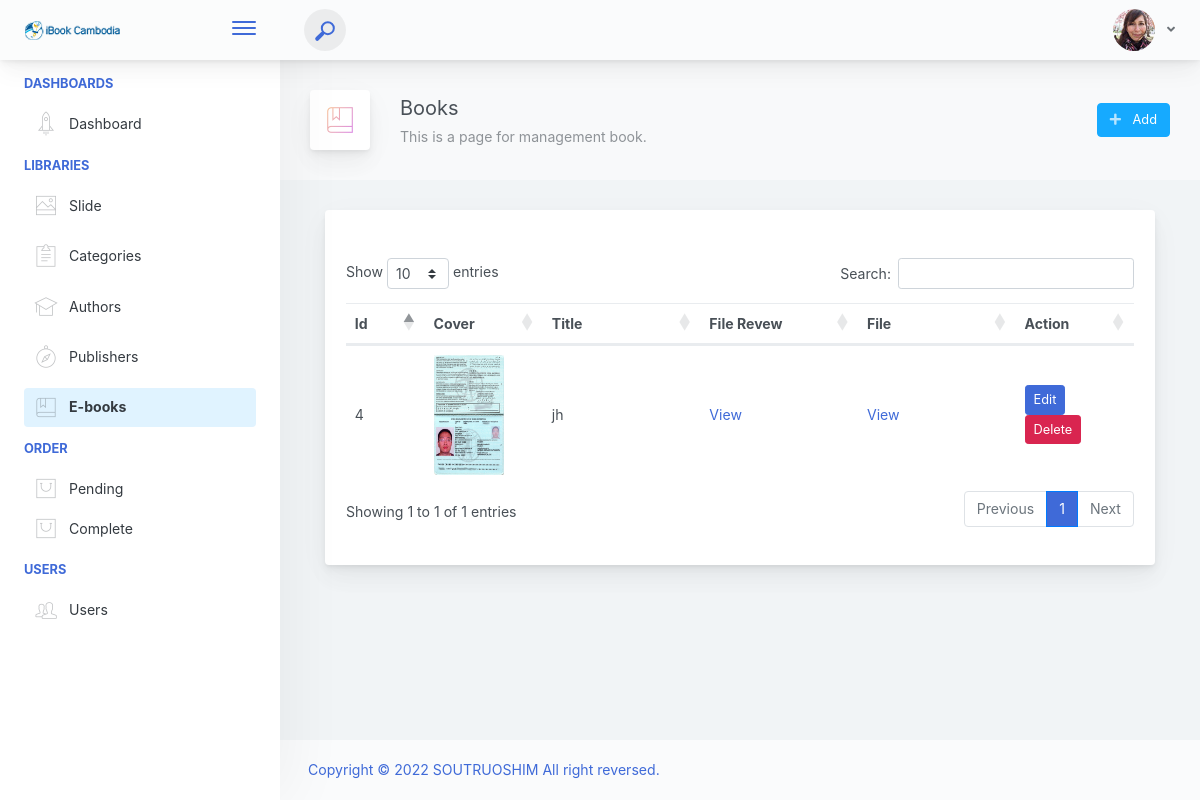
The page /admin/book/books.php on the database as committed earlier.
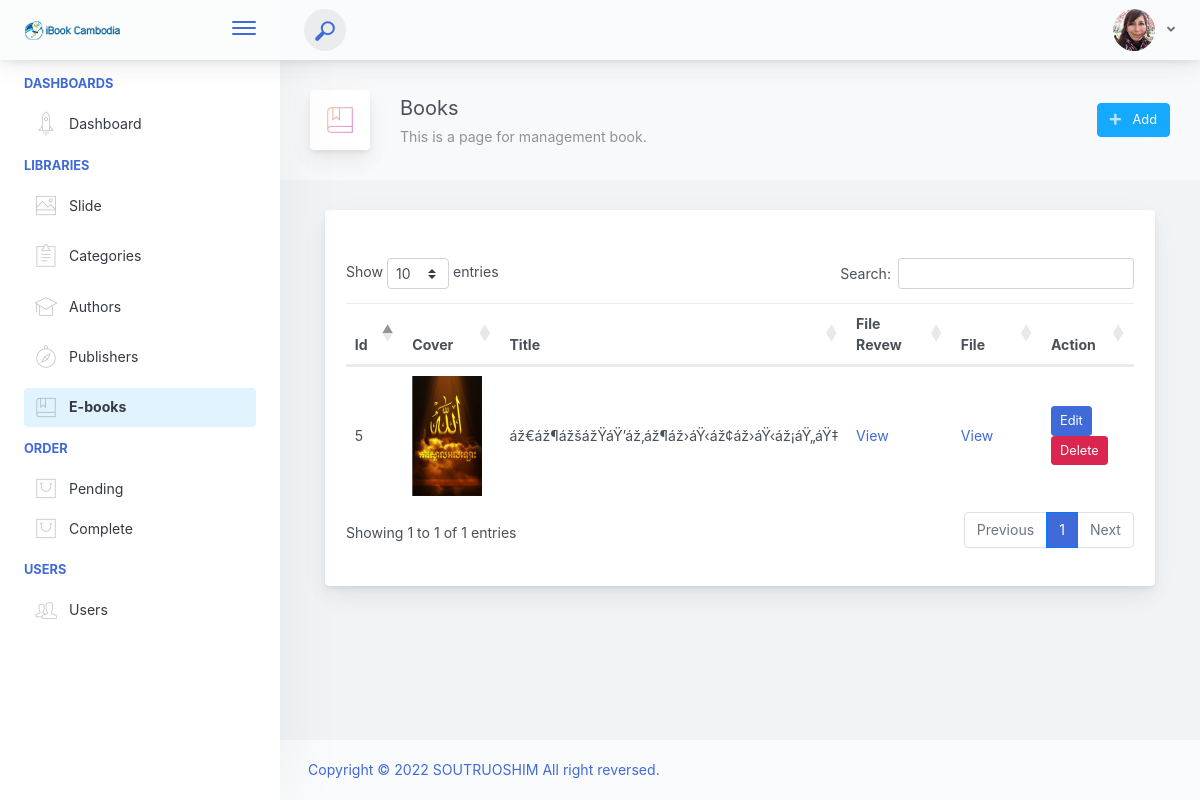
The same page on the database as committed later.
### tables this page shows
CREATE TABLE IF NOT EXISTS `books` (
  `id` bigint(20) UNSIGNED NOT NULL AUTO_INCREMENT,
  `author_id` int(200) DEFAULT NULL,
  `title` varchar(200) DEFAULT NULL,
  `ISBN` varchar(191) DEFAULT NULL,
  `category_id` varchar(191) DEFAULT NULL,
  `publisher_id` int(11) DEFAULT NULL,
  `publish_year` longtext,
  `price` double DEFAULT NULL,
  `image` varchar(191) DEFAULT NULL,
  `size` float DEFAULT NULL,
  `page` int(11) DEFAULT NULL,
  `book_file_review` varchar(200) DEFAULT NULL,
  `book_file` varchar(191) DEFAULT NULL,
  `detail` text,
  `created_at` timestamp NULL DEFAULT CURRENT_TIMESTAMP,
  `updated_at` timestamp NULL DEFAULT NULL,
  PRIMARY KEY (`id`)
);

### objects/book.php (called while the page is built, shortened)
<?php
class Book
{
    private $conn;
    private $table_name = "books";
    public function __construct($db)
    {
        $this->conn = $db;
    }
    public function readAll()
    {
        $query = "SELECT
                *
            FROM
                " . $this->table_name . "
            ORDER BY
                id DESC";
        $stmt = $this->conn->prepare($query);
        $stmt->execute();
        return $stmt;
    }
}

### admin/book/books.php (the view, shortened to what this page needs)
<?php
   include("../inc/header.php");
    include(__DIR__ . "/../../objects/book.php");
?>
<div class="app-page-title">
    <div class="page-title-wrapper">
        <div class="page-title-heading">
            <div class="page-title-icon">
                <i class="pe-7s-notebook icon-gradient bg-mean-fruit">
                </i>
            </div>
            <div>Books
                <div class="page-title-subheading">This is a page for management book.
                </div>
            </div>
        </div>
        <div class="page-title-actions">
            <div class="d-inline-block dropdown">
                <a type="button" class="btn-shadow btn btn-info" href="../book/add_book.php" >
                    <span class="btn-icon-wrapper pr-2 opacity-7">
                        <i class="fa fa-plus fa-w-20"></i>
                    </span>
                    Add
                </a>
            </div>
        </div>
    </div>
</div>
            <div class="content-wrap">
                <div class="container-fluid">
                <div class="main-card mb-3 card">
                 <div class="card-body"><h5 class="card-title"></h5>
                <div class="row">
                        <div class="col-md-12 p-3">
                            <table class="table" id="tbl_book">
                                <thead>
                                    <tr>
                                        <th scope="col" width = "10%">Id</th>
                                        <th scope="col" width = "15%">Cover</th>
                                        <th scope="col" width = "20%">Title</th>
                                        <th scope="col" width = "20%">File Revew</th>
                                        <th scope="col" width = "20%">File</th>
                                        <th scope="col" width = "15%">Action</th>
                                    </tr>
                                </thead>
                                <tbody>
                                    <?php
                                       $database = new Database();
                                       $db = $database->getConnection();
                                       $book = new Book($db);
                                       $stmt = $book->readAll();
                                    ?>
                                    <?php while ($row = $stmt->fetch(PDO::FETCH_ASSOC)) {
                                        $id = $row['id']; ?>
                                        <tr>
                                            <td><?php echo $row['id']; ?></td>
                                            <td><img src="<?= '../../upload/images/book/'.$row['image'] ?>" width="70" height="120"/> </td>
                                            <td><?php echo $row['title']; ?></td>
                                            <td><a href="<?= '../../upload/file/book_file_review/'.$row['book_file_review'] ?>">View</a></td>
                                            <td><a href="<?= '../../upload/file/book_file/'.$row['book_file'] ?>">View</a></td>
                                            <td>
                                                <form method="POST" action="queries/delete_book.php">
                                                    <a href="edit_book.php?id=<?php echo $row['id']; ?>" type="button" class="btn btn-primary btn-sm">Edit</a>
                                                    <a delete-id='<?= $id ?>' class='btn btn-danger text-white btn-sm delete-object' type="button">Delete</a>
                                                </form>
                                            </td>
                                        </tr>
                                    <?php } ?>
                              </tbody>
                            </table>
                        </div>
                    </div>
                </div>
                </div>
                </div>
            </div>
<?php
   include("../inc/footer.php");
?>

Rows that differ between the two databases and show on the page:
removed books: id "4", image (picture), title "jh"
added books: id "5", image (picture), title "áž€áž¶ážšážŸáŸ’áž‚áž¶áž›áŸ‹áž¢áž›áŸ‹áž¡áŸ„áŸ‡"
